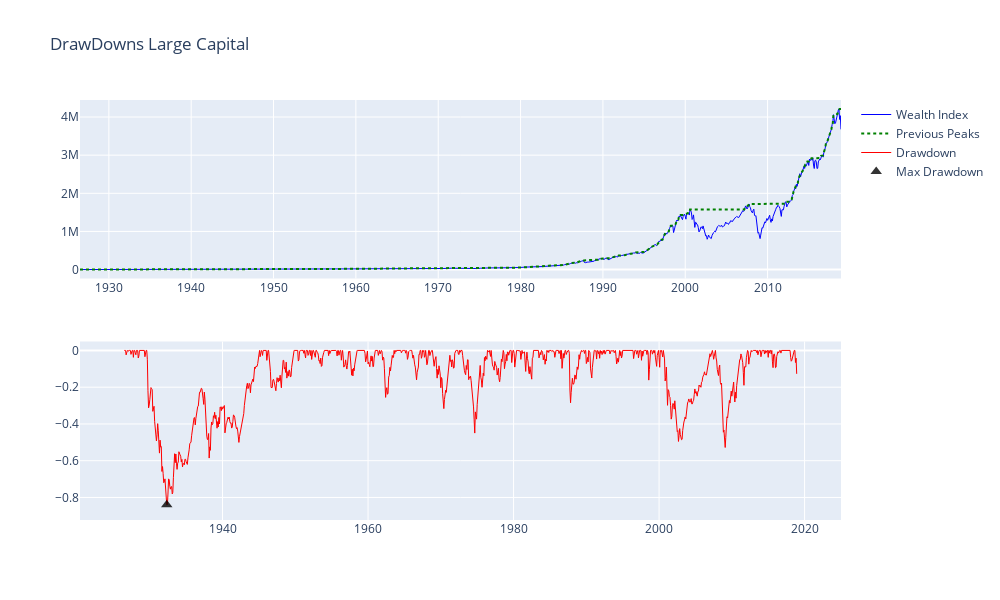

Notebook code for this chart:
### Code cell
plot_drawdowns(df_drawdowns_lc, title='DrawDowns Large Capital')

### Figure 1 — Plotly figure (JSON) as saved in the notebook; plotly's stock layout.template omitted (floating-point values rounded to 4 significant figures; data arrays with more than 128 entries replaced by an {"elided": "..."} marker saying what was removed)
{"data": [{"hovertemplate": "%{y:.5f}", "line": {"color": "blue", "width": 1}, "mode": "lines", "name": "Wealth Index", "type": "scatter", "x": {"elided": "1110 str values"}, "xaxis": "x", "y": {"elided": "1110 float values"}, "yaxis": "y"}, {"hovertemplate": "%{y:.5f}", "line": {"color": "green", "dash": "dot", "width": 2}, "mode": "lines", "name": "Previous Peaks", "type": "scatter", "x": {"elided": "1110 str values"}, "xaxis": "x", "y": {"elided": "1110 float values"}, "yaxis": "y"}, {"hovertemplate": "%{y:.5f}", "line": {"color": "red", "width": 1}, "mode": "lines", "name": "Drawdown", "type": "scatter", "x": {"elided": "1110 str values"}, "xaxis": "x2", "y": {"elided": "1110 float values"}, "yaxis": "y2"}, {"hovertemplate": "%{y:.5f}", "marker": {"color": "black", "opacity": 0.8, "size": 10, "symbol": "triangle-up"}, "mode": "markers", "name": "Max Drawdown", "type": "scatter", "x": {"elided": "1110 str values"}, "xaxis": "x2", "y": {"elided": "1110 float values"}, "yaxis": "y2"}], "layout": {"height": 600, "hoverdistance": 200, "hovermode": "x unified", "spikedistance": 200, "title": {"text": "DrawDowns Large Capital"}, "transition": {"duration": 500}, "width": 1000, "xaxis": {"anchor": "y", "domain": [0, 1], "showspikes": true, "spikecolor": "#999999", "spikemode": "across", "spikethickness": 2}, "xaxis2": {"anchor": "y2", "domain": [0, 1], "showspikes": true, "spikecolor": "#999999", "spikemode": "across", "spikethickness": 2}, "yaxis": {"anchor": "x", "domain": [0.575, 1], "tickprefix": ""}, "yaxis2": {"anchor": "x2", "domain": [0, 0.425], "tickprefix": ""}}}
